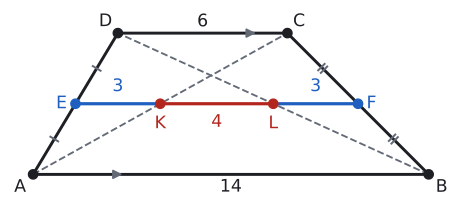

Write Python code to recreate this figure.
# Örnek 4: |AB| = 14, |DC| = 6 → |EK| = |LF| = 3, |KL| = 4 (aynı yamuk).
import sys; sys.path.insert(0, "tools")
from cizim import *

P = lambda x, y: np.array([float(x), float(y)])
uz = lambda U, V: round(float(np.linalg.norm(U - V)), 4)
def acisi(K, U, V):
    u, v = U - K, V - K
    return round(float(np.degrees(np.arccos(np.dot(u, v) / np.linalg.norm(u) / np.linalg.norm(v)))), 3)
def kesis(p, u, q, v):
    t = np.linalg.solve(np.array([u, -v]).T, q - p); return p + t[0] * u
def paralel_isareti(U, V, renk=SOLUK, k=0.18, f=0.5):
    M = U + f * (V - U); t = (V - U) / np.linalg.norm(V - U)
    ax.annotate("", xy=M + k * t, xytext=M - k * t, arrowprops=dict(arrowstyle="-|>", color=renk, lw=1.4, mutation_scale=14))
def cetik(U, V, n=1, renk=SOLUK, L=0.16):
    M = (U + V) / 2; t = (V - U) / np.linalg.norm(V - U); m = np.array([-t[1], t[0]])
    for i in range(n):
        c = M + (i - (n - 1) / 2) * 0.13 * t
        ax.plot(*zip(c - L * m, c + L * m), color=renk, lw=1.5)
def olcu(U, V, metin, d=0.3, renk=YAZI, fs=13):
    """[UV] parçasının ortasına, U→V yönünün soluna d kadar uzağa yazı (d < 0: sağına)."""
    M = (U + V) / 2; t = (V - U) / np.linalg.norm(V - U); m = np.array([-t[1], t[0]])
    ax.text(*(M + d * m), metin, ha="center", va="center", color=renk, fontsize=fs)
def dik_isareti(K, U, V, r=0.28):
    a_ = (U - K) / np.linalg.norm(U - K) * r; b_ = (V - K) / np.linalg.norm(V - K) * r
    ax.plot(*zip(K + a_, K + a_ + b_, K + b_), color=SOLUK, lw=1.3)

AB, DC, DX, H, BOY = 14, 6, 3, 5, 2.9
ET = {"AB": "14", "DC": "6", "EK": "3", "KL": "4", "LF": "3"}; EK = []

# Köşegenler orta tabanı K ve L'de keser: K ∈ [AC], L ∈ [BD].
A, B, C, D = P(0, 0), P(AB, 0), P(DX + DC, H), P(DX, H)
E, F = (A + D) / 2, (B + C) / 2
K = kesis(A, C - A, E, F - E); L = kesis(B, D - B, E, F - E)
print("AB", uz(A, B), "DC", uz(D, C), "EF", uz(E, F), "EK", uz(E, K), "KL", uz(K, L), "LF", uz(L, F))

fig, ax = sekil(6, BOY)
ax.set_aspect("equal"); ax.axis("off")
ax.plot(*zip(A, B, C, D, A), color=YAZI)
ax.plot(*zip(A, C), color=SOLUK, lw=1.4, ls="--"); ax.plot(*zip(B, D), color=SOLUK, lw=1.4, ls="--")
ax.plot(*zip(E, K), color=MAVI, lw=2.4); ax.plot(*zip(L, F), color=MAVI, lw=2.4); ax.plot(*zip(K, L), color=KIRMIZI, lw=2.4)
paralel_isareti(A, B, f=0.22); paralel_isareti(D, C, f=0.8)
s = AB / 14
cetik(A, E, L=0.16 * s); cetik(E, D, L=0.16 * s); cetik(B, F, 2, L=0.16 * s); cetik(F, C, 2, L=0.16 * s)
for Q in (A, B, C, D): nokta(ax, *Q, "")
for Q, r in ((E, MAVI), (F, MAVI), (K, KIRMIZI), (L, KIRMIZI)): nokta(ax, *Q, "", renk=r)
s = AB / 14
ax.text(A[0] - 0.25 * s, -0.15 * s, "A", ha="right", va="top")
ax.text(B[0] + 0.25 * s, -0.15 * s, "B", ha="left", va="top")
ax.text(C[0] + 0.2 * s, C[1] + 0.1 * s, "C", ha="left", va="bottom")
ax.text(D[0] - 0.2 * s, D[1] + 0.1 * s, "D", ha="right", va="bottom")
ax.text(E[0] - 0.3 * s, E[1], "E", ha="right", va="center", color=MAVI)
ax.text(F[0] + 0.3 * s, F[1], "F", ha="left", va="center", color=MAVI)
ax.text(K[0], K[1] - 0.4 * s, "K", ha="center", va="top", color=KIRMIZI)
ax.text(L[0], L[1] - 0.4 * s, "L", ha="center", va="top", color=KIRMIZI)
if ET.get("AB"): olcu(A, B, ET["AB"], d=-0.45 * s)
if ET.get("DC"): olcu(D, C, ET["DC"], d=0.4 * s)
for (U, V, k, r) in ((E, K, "EK", MAVI), (L, F, "LF", MAVI)):
    if ET.get(k): ax.text((U[0] + V[0]) / 2, U[1] + 0.3 * s, ET[k], ha="center", va="bottom", color=r, fontsize=13)
if ET.get("KL"): ax.text((K[0] + L[0]) / 2, K[1] - 0.35 * s, ET["KL"], ha="center", va="top", color=KIRMIZI, fontsize=13)
for (fx, fy, metin, renk) in EK:
    ax.text(fx, fy, metin, ha="center", va="center", color=renk, fontsize=13)
ax.set_xlim(-0.9 * s, B[0] + 0.9 * s); ax.set_ylim(-1.0 * s, C[1] + 0.9 * s)
kaydet(fig, __file__)
